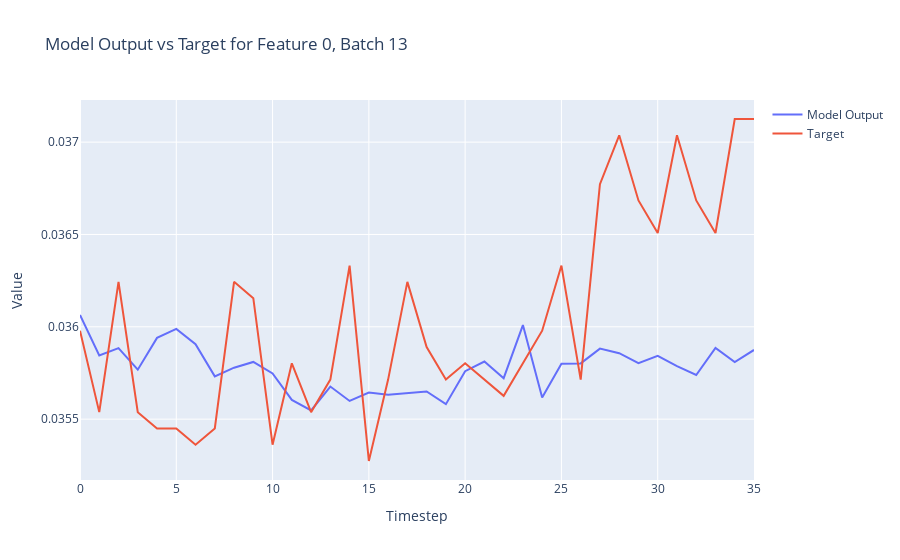

This figure's notebook cell:
### Code cell
import plotly.graph_objects as go

def plot_model_output_vs_target(model_outputs, targets, batch_index=0, feature_index=0):
    # Extract the specified feature for the given batch from both the model outputs and targets
    model_output_series = model_outputs[batch_index, :, feature_index].detach().numpy()
    target_series = targets[batch_index, :, feature_index].numpy()
    
    # Create a range for the x-axis (timesteps)
    timesteps = list(range(model_output_series.shape[0]))
    
    # Create traces
    model_trace = go.Scatter(x=timesteps, y=model_output_series, mode='lines', name='Model Output')
    target_trace = go.Scatter(x=timesteps, y=target_series, mode='lines', name='Target')
    
    # Create the figure and add traces
    fig = go.Figure()
    fig.add_trace(model_trace)
    fig.add_trace(target_trace)
    
    # Add title and labels
    fig.update_layout(title=f'Model Output vs Target for Feature {feature_index}, Batch {batch_index}',
                      xaxis_title='Timestep',
                      yaxis_title='Value')
    
    # Show the figure
    fig.show()

# Assuming `y` and `Y` are your model outputs and targets, respectively
# Adjust batch_index and feature_index as needed
plot_model_output_vs_target(outputs.to("cpu"), Y.to("cpu"), batch_index=13, feature_index=0)

### Figure 1 — Plotly figure (JSON) as saved in the notebook; plotly's stock layout.template omitted (floating-point values rounded to 4 significant figures)
{"data": [{"mode": "lines", "name": "Model Output", "type": "scatter", "x": [0, 1, 2, 3, 4, 5, 6, 7, 8, 9, 10, 11, 12, 13, 14, 15, 16, 17, 18, 19, 20, 21, 22, 23, 24, 25, 26, 27, 28, 29, 30, 31, 32, 33, 34, 35], "y": [0.03606, 0.03584, 0.03588, 0.03577, 0.03594, 0.03599, 0.03591, 0.03573, 0.03578, 0.03581, 0.03575, 0.0356, 0.03555, 0.03568, 0.0356, 0.03564, 0.03563, 0.03564, 0.03565, 0.03558, 0.03576, 0.03581, 0.03572, 0.03601, 0.03562, 0.0358, 0.0358, 0.03588, 0.03586, 0.0358, 0.03584, 0.03579, 0.03574, 0.03589, 0.03581, 0.03587]}, {"mode": "lines", "name": "Target", "type": "scatter", "x": [0, 1, 2, 3, 4, 5, 6, 7, 8, 9, 10, 11, 12, 13, 14, 15, 16, 17, 18, 19, 20, 21, 22, 23, 24, 25, 26, 27, 28, 29, 30, 31, 32, 33, 34, 35], "y": [0.03598, 0.03554, 0.03624, 0.03554, 0.03545, 0.03545, 0.03536, 0.03545, 0.03624, 0.03616, 0.03536, 0.0358, 0.03554, 0.03571, 0.03633, 0.03527, 0.03571, 0.03624, 0.03589, 0.03571, 0.0358, 0.03571, 0.03563, 0.0358, 0.03598, 0.03633, 0.03571, 0.03677, 0.03704, 0.03668, 0.03651, 0.03704, 0.03668, 0.03651, 0.03713, 0.03713]}], "layout": {"title": {"text": "Model Output vs Target for Feature 0, Batch 13"}, "xaxis": {"title": {"text": "Timestep"}}, "yaxis": {"title": {"text": "Value"}}}}
